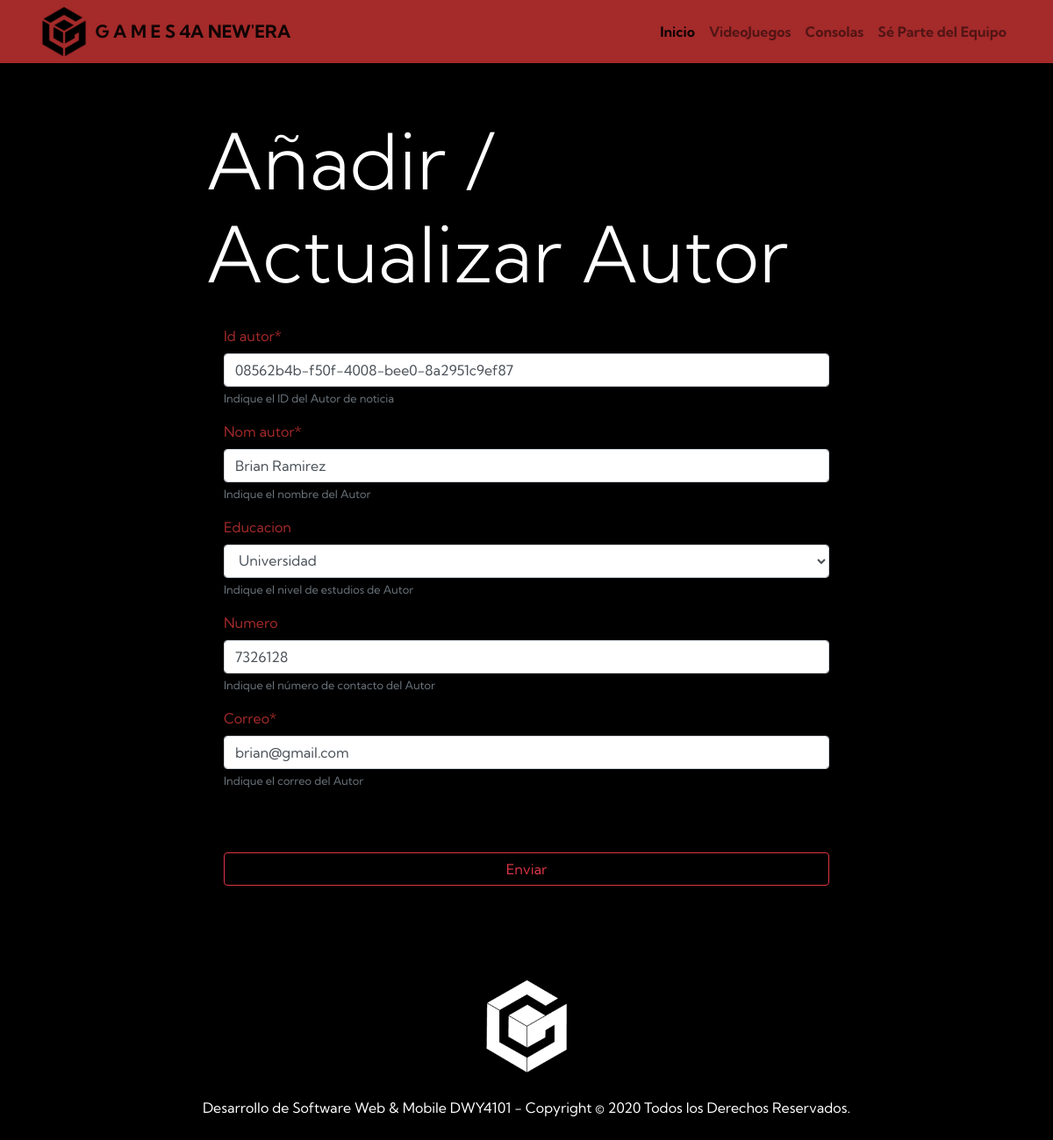
Page /access/autor/08562b4bf50f4008bee08a2951c9ef87/update/ (signed in) on the committed database.
### Admin_Noticias/models.py (models this page shows, shortened)
class Autor(models.Model):
    id_autor = models.UUIDField(primary_key = True, default = uuid.uuid4, help_text = 'Indique el ID del Autor de noticia')
    nom_autor = models.CharField(max_length = 25, help_text='Indique el nombre del Autor')
    educacion =  models.ForeignKey('NivelEducacional', on_delete = models.SET_NULL, null= True, blank=True, help_text='Indique el nivel de estudios de Autor')
    numero = models.IntegerField(blank = True, null = True, help_text='Indique el número de contacto del Autor')
    correo = models.EmailField(max_length = 50, error_messages = {"Error": "Digite un formato válido!"}, help_text='Indique el correo del Autor')

### Admin_Noticias/views.py (the view)
# urls.py: path('autor/<str:pk>/update/', views.AutorUpdate.as_view(), name='autor_update'),
class AutorUpdate(UpdateView):
    model = Autor
    fields = ['id_autor','nom_autor','educacion','numero','correo']

### Admin_Noticias/models.py (called while the page is built)
    def __str__(self):
        return self.nivel_educacional

### Admin_Noticias/templates/admin_noticias/autor_form.html (shortened to what this page needs)
{% extends "base_generic.html" %}
{% load crispy_forms_tags %}
{% block content %}
{% if user.is_authenticated  %}{% if user.is_staff %}
<div class="container">
    <div class="row justify-content-center">
        <div class="col-md-8">
            <h1 class="display-2" style="margin-top: 18%;">Añadir / Actualizar Autor</h1>
            <form action="" method="POST">
                <div class="card-body">
                    <div class="form-group">
                      <table class="form_cons colorletra table table-hover table-active h3">
                        {{ form|crispy }}
                      </table>
                    </div>
                    <button type="submit" style="margin-top: 8%; margin-bottom: 12%;" class="btn btn-outline-danger btn-block">Enviar</button>
                </div>
            </form>
        </div>
    </div>
</div>
{% endif %}
{% endif %}
{% endblock %}

### Admin_Noticias/static/css/main.css (style rules this page uses)
body { font-family: 'Kumbh Sans', sans-serif; background: #000000; color: #ffffff; }
label { color: brown; }
table { border-radius: 5px; }
.table { color: white; }

### Admin_Noticias/templates/admin_noticias/autor_form.html (style rules this page uses)
.colorletra { color: #ffffff; }

### rows in the picture
Autor: id_autor "08562b4b-f50f-4008-bee0-8a2951c9ef87", nom_autor "Brian Ramirez", educacion "Universidad", numero "7326128", correo "brian@gmail.com"
